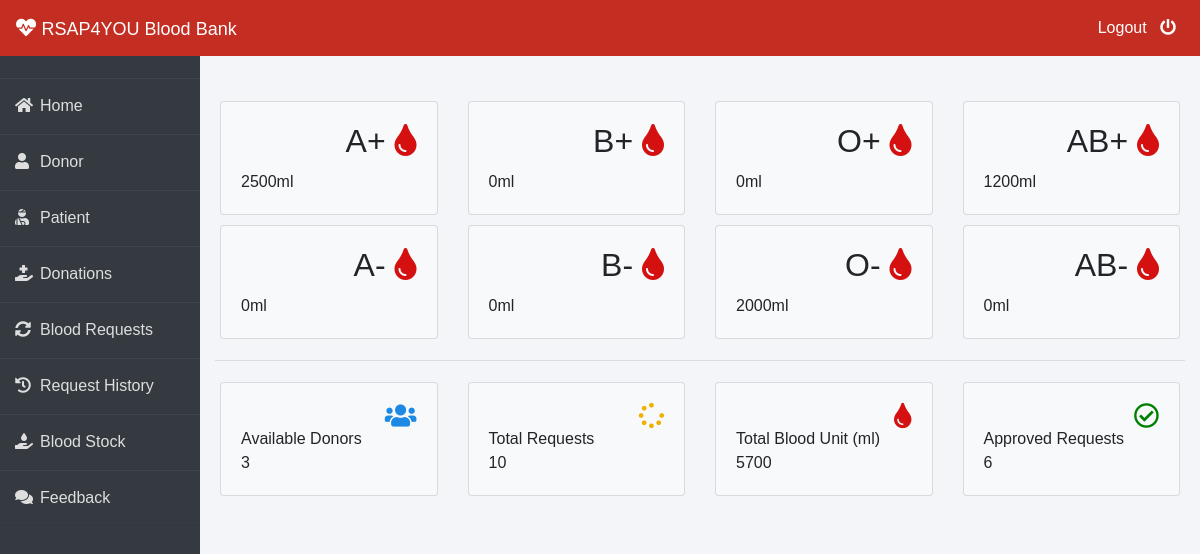
The app's page /admin-dashboard (signed in) with its own data.
### blood/models.py (models this page shows, shortened)
class Stock(models.Model):
    bloodgroup=models.CharField(max_length=10)
    unit=models.PositiveIntegerField(default=0)

### blood/views.py (the view)
# urls.py: path('admin-dashboard', views.admin_dashboard_view,name='admin-dashboard'),
@login_required(login_url='adminlogin')
def admin_dashboard_view(request):
    totalunit=models.Stock.objects.aggregate(Sum('unit'))
    dict={
        'A1':models.Stock.objects.get(bloodgroup="A+"),
        'A2':models.Stock.objects.get(bloodgroup="A-"),
        'B1':models.Stock.objects.get(bloodgroup="B+"),
        'B2':models.Stock.objects.get(bloodgroup="B-"),
        'AB1':models.Stock.objects.get(bloodgroup="AB+"),
        'AB2':models.Stock.objects.get(bloodgroup="AB-"),
        'O1':models.Stock.objects.get(bloodgroup="O+"),
        'O2':models.Stock.objects.get(bloodgroup="O-"),
        'totaldonors':dmodels.Donor.objects.all().count(),
        'totalbloodunit':totalunit['unit__sum'],
        'totalrequest':models.BloodRequest.objects.all().count(),
        'totalapprovedrequest':models.BloodRequest.objects.all().filter(status='Approved').count()
    }
    return render(request,'blood/admin_dashboard.html',context=dict)

### templates/blood/admin_dashboard.html
{% extends 'blood/adminbase.html' %}
{% block content %}
<br><br>
<div class="container">
    <div class="row">
        <div class="col-sm-3">
          <div class="card bg-light">
            <div class="card-body">
                <div class="blood">
                    <h2>A+ <i class="fas fa-tint" ></i></h2>
                </div><br><br>
                <div>
                    {{A1.unit}}ml
                </div>
            </div>
          </div>
        </div>
        <div class="col-sm-3">
            <div class="card bg-light">
                <div class="card-body">
                    <div class="blood">
                        <h2>B+ <i class="fas fa-tint"></i></h2>
                    </div><br><br>
                    <div>
                      {{B1.unit}}ml
                    </div>
                </div>
              </div>
        </div>
        <div class="col-sm-3">
            <div class="card bg-light">
                <div class="card-body">
                    <div class="blood">
                        <h2>O+ <i class="fas fa-tint"></i></h2>
                    </div><br><br>
                    <div>
                      {{O1.unit}}ml
                    </div>
                </div>
              </div>
          </div>
          <div class="col-sm-3">
            <div class="card bg-light">
                <div class="card-body">
                    <div class="blood">
                        <h2>AB+ <i class="fas fa-tint"></i></h2>
                    </div><br><br>
                    <div>
                      {{AB1.unit}}ml
                    </div>
                </div>
              </div>
          </div>
      </div>
      <div class="row">
        <div class="col-sm-3">
          <div class="card bg-light">
            <div class="card-body">
                <div class="blood">
                    <h2>A- <i class="fas fa-tint"></i></h2>
                </div><br><br>
                <div>
                  {{A2.unit}}ml
                </div>
            </div>
          </div>
        </div>
        <div class="col-sm-3">
            <div class="card bg-light">
                <div class="card-body">
                    <div class="blood">
                        <h2>B- <i class="fas fa-tint"></i></h2>
                    </div><br><br>
                    <div>
                      {{B2.unit}}ml
                    </div>
                </div>
              </div>
        </div>
        <div class="col-sm-3">
            <div class="card bg-light">
                <div class="card-body">
                    <div class="blood">
                        <h2>O- <i class="fas fa-tint"></i></h2>
                    </div><br><br>
                    <div>
                      {{O2.unit}}ml
                    </div>
                </div>
              </div>
          </div>
          <div class="col-sm-3">
            <div class="card bg-light">
                <div class="card-body">
                    <div class="blood">
                        <h2>AB- <i class="fas fa-tint"></i></h2>
                    </div><br><br>
                    <div>
                      {{AB2.unit}}ml
                    </div>
                </div>
              </div>
          </div>
      </div>
<hr>
    <div class="row">
      <div class="col-sm-3">
        <div class="card bg-light">
          <div class="card-body">
              <div class="blood">
                  <i class="fas fa-users" style="color: #1e88e5;"></i>
              </div><br>
              <div>
                  Available Donors <br>
                  {{totaldonors}}
              </div>
          </div>
        </div>
      </div>
      <div class="col-sm-3">
          <div class="card bg-light">
              <div class="card-body">
                  <div class="blood">
                      <i class="fas fa-spinner" style="color:#efb000;"></i>
                  </div><br>
                  <div>
                      Total Requests <br>
                     {{totalrequest}}
                  </div>
              </div>
            </div>
      </div>
        <div class="col-sm-3">
          <div class="card bg-light">
              <div class="card-body">
                  <div class="blood">
                      <i class="fas fa-tint xyz" style="color:#d41010;"></i>
                  </div><br>
                  <div>
                      Total Blood Unit (ml) <br>
                      {{totalbloodunit}}
                  </div>
              </div>
            </div>
        </div>
        <div class="col-sm-3">
            <div class="card bg-light">
                <div class="card-body">
                    <div class="blood">
                        <i class="far fa-check-circle" style="color:green;"></i>
                    </div><br>
                    <div>
                        Approved Requests <br>
                        {{totalapprovedrequest}}
                    </div>
                </div>
              </div>
          </div>
    </div>
</div>
{% endblock content %}

### templates/blood/adminbase.html (style rules this page uses)
.row { padding: 5px; }
.fa-tint { color: #d41010 }
.blood { float: right; }
.fa-users { color: blue; font-size: 3ex; }
.fa-spinner { color: blue; font-size: 3ex; }
.fa-check-circle { color: blue; font-size: 3ex; }
.xyz { color: blue; font-size: 3ex; }
* { margin: 0; padding: 0; box-sizing: border-box; list-style: none; text-decoration: none; font-family: 'Josefin Sans', sans-serif; }
body { background-color: #f3f5f9; }

### records on screen
Stock: unit "2500"
Stock: unit "0"
Stock: unit "0"
Stock: unit "1200"
Stock: unit "0"
Stock: unit "0"
Stock: unit "2000"
Stock: unit "0"

### other values on screen
{{ totaldonors }} "3"
{{ totalrequest }} "10"
{{ totalbloodunit }} "5700"
{{ totalapprovedrequest }} "6"
